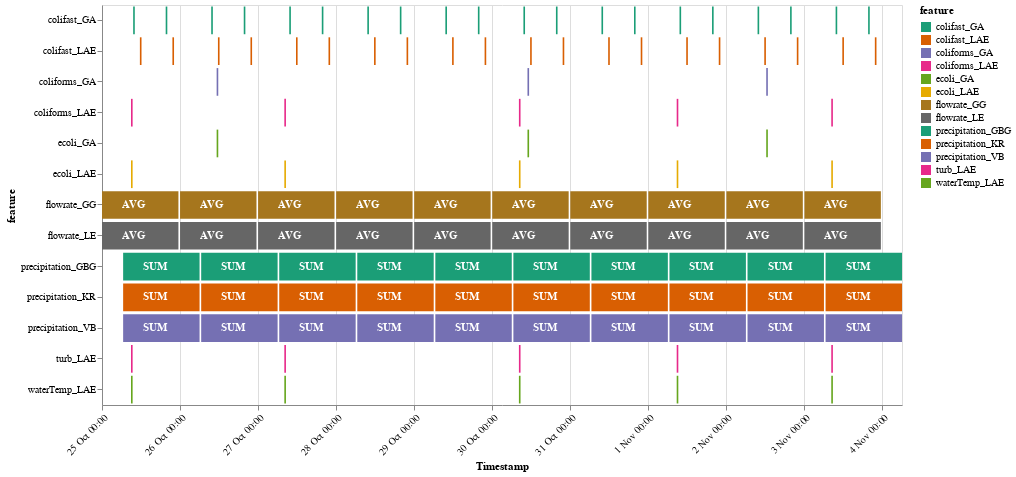

This figure's notebook cell:
### Code cell
alt.layer(bars, text)

### Figure 1 — Vega-Lite specification as saved in the notebook (floating-point values rounded to 4 significant figures)
{"config": {"view": {"continuousWidth": 400, "continuousHeight": 300}}, "layer": [{"mark": "bar", "encoding": {"color": {"type": "nominal", "field": "feature", "scale": {"scheme": "dark2"}}, "x": {"type": "temporal", "axis": {"format": "%_d %b %H:%M", "labelAngle": -45, "tickCount": 11, "title": "Timestamp", "values": ["2017-10-25T00:00:00", "2017-10-26T00:00:00", "2017-10-27T00:00:00", "2017-10-28T00:00:00", "2017-10-29T00:00:00", "2017-10-30T00:00:00", "2017-10-31T00:00:00", "2017-11-01T00:00:00", "2017-11-02T00:00:00", "2017-11-03T00:00:00", "2017-11-04T00:00:00"]}, "field": "from"}, "x2": {"field": "to"}, "y": {"type": "nominal", "field": "feature"}}, "height": 400, "width": 800}, {"mark": {"type": "text", "align": "left", "baseline": "middle", "color": "white", "dx": 20, "fontWeight": "bold"}, "encoding": {"text": {"type": "nominal", "field": "type"}, "x": {"type": "temporal", "field": "from"}, "y": {"type": "nominal", "field": "feature"}}}], "data": {"name": "data-c2e4ad335f5cda8366315fc82cb6fe1f"}, "$schema": "https://vega.github.io/schema/vega-lite/v4.8.1.json", "datasets": {"data-c2e4ad335f5cda8366315fc82cb6fe1f": [{"feature": "ecoli_LAE", "from": "2017-10-25T08:55:00", "to": "2017-10-25T09:25:00", "type": ""}, {"feature": "ecoli_LAE", "from": "2017-10-27T08:04:00", "to": "2017-10-27T08:34:00", "type": ""}, {"feature": "ecoli_LAE", "from": "2017-10-30T08:12:00", "to": "2017-10-30T08:42:00", "type": ""}, {"feature": "ecoli_LAE", "from": "2017-11-01T08:43:00", "to": "2017-11-01T09:13:00", "type": ""}, {"feature": "ecoli_LAE", "from": "2017-11-03T08:15:00", "to": "2017-11-03T08:45:00", "type": ""}, {"feature": "ecoli_GA", "from": "2017-10-26T11:15:00", "to": "2017-10-26T11:45:00", "type": ""}, {"feature": "ecoli_GA", "from": "2017-10-30T10:50:00", "to": "2017-10-30T11:20:00", "type": ""}, {"feature": "ecoli_GA", "from": "2017-11-02T12:15:00", "to": "2017-11-02T12:45:00", "type": ""}, {"feature": "colifast_LAE", "from": "2017-10-25T11:39:00", "to": "2017-10-25T12:09:00", "type": ""}, {"feature": "colifast_LAE", "from": "2017-10-25T21:39:00", "to": "2017-10-25T22:09:00", "type": ""}, {"feature": "colifast_LAE", "from": "2017-10-26T11:39:00", "to": "2017-10-26T12:09:00", "type": ""}, {"feature": "colifast_LAE", "from": "2017-10-26T21:39:00", "to": "2017-10-26T22:09:00", "type": ""}, {"feature": "colifast_LAE", "from": "2017-10-27T11:39:00", "to": "2017-10-27T12:09:00", "type": ""}, {"feature": "colifast_LAE", "from": "2017-10-27T21:39:00", "to": "2017-10-27T22:09:00", "type": ""}, {"feature": "colifast_LAE", "from": "2017-10-28T11:39:00", "to": "2017-10-28T12:09:00", "type": ""}, {"feature": "colifast_LAE", "from": "2017-10-28T21:39:00", "to": "2017-10-28T22:09:00", "type": ""}, {"feature": "colifast_LAE", "from": "2017-10-29T11:39:00", "to": "2017-10-29T12:09:00", "type": ""}, {"feature": "colifast_LAE", "from": "2017-10-29T21:39:00", "to": "2017-10-29T22:09:00", "type": ""}, {"feature": "colifast_LAE", "from": "2017-10-30T11:39:00", "to": "2017-10-30T12:09:00", "type": ""}, {"feature": "colifast_LAE", "from": "2017-10-30T21:39:00", "to": "2017-10-30T22:09:00", "type": ""}, {"feature": "colifast_LAE", "from": "2017-10-31T11:39:00", "to": "2017-10-31T12:09:00", "type": ""}, {"feature": "colifast_LAE", "from": "2017-10-31T21:39:00", "to": "2017-10-31T22:09:00", "type": ""}, {"feature": "colifast_LAE", "from": "2017-11-01T11:39:00", "to": "2017-11-01T12:09:00", "type": ""}, {"feature": "colifast_LAE", "from": "2017-11-01T21:39:00", "to": "2017-11-01T22:09:00", "type": ""}, {"feature": "colifast_LAE", "from": "2017-11-02T11:39:00", "to": "2017-11-02T12:09:00", "type": ""}, {"feature": "colifast_LAE", "from": "2017-11-02T21:39:00", "to": "2017-11-02T22:09:00", "type": ""}, {"feature": "colifast_LAE", "from": "2017-11-03T11:39:00", "to": "2017-11-03T12:09:00", "type": ""}, {"feature": "colifast_LAE", "from": "2017-11-03T21:39:00", "to": "2017-11-03T22:09:00", "type": ""}, {"feature": "colifast_GA", "from": "2017-10-25T09:35:00", "to": "2017-10-25T10:05:00", "type": ""}, {"feature": "colifast_GA", "from": "2017-10-25T19:35:00", "to": "2017-10-25T20:05:00", "type": ""}, {"feature": "colifast_GA", "from": "2017-10-26T09:35:00", "to": "2017-10-26T10:05:00", "type": ""}, {"feature": "colifast_GA", "from": "2017-10-26T19:35:00", "to": "2017-10-26T20:05:00", "type": ""}, {"feature": "colifast_GA", "from": "2017-10-27T09:35:00", "to": "2017-10-27T10:05:00", "type": ""}, {"feature": "colifast_GA", "from": "2017-10-27T19:35:00", "to": "2017-10-27T20:05:00", "type": ""}, {"feature": "colifast_GA", "from": "2017-10-28T09:35:00", "to": "2017-10-28T10:05:00", "type": ""}, {"feature": "colifast_GA", "from": "2017-10-28T19:35:00", "to": "2017-10-28T20:05:00", "type": ""}, {"feature": "colifast_GA", "from": "2017-10-29T09:35:00", "to": "2017-10-29T10:05:00", "type": ""}, {"feature": "colifast_GA", "from": "2017-10-29T19:35:00", "to": "2017-10-29T20:05:00", "type": ""}, {"feature": "colifast_GA", "from": "2017-10-30T09:35:00", "to": "2017-10-30T10:05:00", "type": ""}, {"feature": "colifast_GA", "from": "2017-10-30T19:35:00", "to": "2017-10-30T20:05:00", "type": ""}, {"feature": "colifast_GA", "from": "2017-10-31T09:35:00", "to": "2017-10-31T10:05:00", "type": ""}, {"feature": "colifast_GA", "from": "2017-10-31T19:35:00", "to": "2017-10-31T20:05:00", "type": ""}, {"feature": "colifast_GA", "from": "2017-11-01T09:35:00", "to": "2017-11-01T10:05:00", "type": ""}, {"feature": "colifast_GA", "from": "2017-11-01T19:35:00", "to": "2017-11-01T20:05:00", "type": ""}, {"feature": "colifast_GA", "from": "2017-11-02T09:35:00", "to": "2017-11-02T10:05:00", "type": ""}, {"feature": "colifast_GA", "from": "2017-11-02T19:35:00", "to": "2017-11-02T20:05:00", "type": ""}, {"feature": "colifast_GA", "from": "2017-11-03T09:35:00", "to": "2017-11-03T10:05:00", "type": ""}, {"feature": "colifast_GA", "from": "2017-11-03T19:35:00", "to": "2017-11-03T20:05:00", "type": ""}, {"feature": "precipitation_GBG", "from": "2017-10-25T06:30:00", "to": "2017-10-26T06:00:00", "type": "SUM"}, {"feature": "precipitation_GBG", "from": "2017-10-26T06:30:00", "to": "2017-10-27T06:00:00", "type": "SUM"}, {"feature": "precipitation_GBG", "from": "2017-10-27T06:30:00", "to": "2017-10-28T06:00:00", "type": "SUM"}, {"feature": "precipitation_GBG", "from": "2017-10-28T06:30:00", "to": "2017-10-29T06:00:00", "type": "SUM"}, {"feature": "precipitation_GBG", "from": "2017-10-29T06:30:00", "to": "2017-10-30T06:00:00", "type": "SUM"}, {"feature": "precipitation_GBG", "from": "2017-10-30T06:30:00", "to": "2017-10-31T06:00:00", "type": "SUM"}, {"feature": "precipitation_GBG", "from": "2017-10-31T06:30:00", "to": "2017-11-01T06:00:00", "type": "SUM"}, {"feature": "precipitation_GBG", "from": "2017-11-01T06:30:00", "to": "2017-11-02T06:00:00", "type": "SUM"}, {"feature": "precipitation_GBG", "from": "2017-11-02T06:30:00", "to": "2017-11-03T06:00:00", "type": "SUM"}, {"feature": "precipitation_GBG", "from": "2017-11-03T06:30:00", "to": "2017-11-04T06:00:00", "type": "SUM"}, {"feature": "precipitation_VB", "from": "2017-10-25T06:30:00", "to": "2017-10-26T06:00:00", "type": "SUM"}, {"feature": "precipitation_VB", "from": "2017-10-26T06:30:00", "to": "2017-10-27T06:00:00", "type": "SUM"}, {"feature": "precipitation_VB", "from": "2017-10-27T06:30:00", "to": "2017-10-28T06:00:00", "type": "SUM"}, {"feature": "precipitation_VB", "from": "2017-10-28T06:30:00", "to": "2017-10-29T06:00:00", "type": "SUM"}, {"feature": "precipitation_VB", "from": "2017-10-29T06:30:00", "to": "2017-10-30T06:00:00", "type": "SUM"}, {"feature": "precipitation_VB", "from": "2017-10-30T06:30:00", "to": "2017-10-31T06:00:00", "type": "SUM"}, {"feature": "precipitation_VB", "from": "2017-10-31T06:30:00", "to": "2017-11-01T06:00:00", "type": "SUM"}, {"feature": "precipitation_VB", "from": "2017-11-01T06:30:00", "to": "2017-11-02T06:00:00", "type": "SUM"}, {"feature": "precipitation_VB", "from": "2017-11-02T06:30:00", "to": "2017-11-03T06:00:00", "type": "SUM"}, {"feature": "precipitation_VB", "from": "2017-11-03T06:30:00", "to": "2017-11-04T06:00:00", "type": "SUM"}, {"feature": "precipitation_KR", "from": "2017-10-25T06:30:00", "to": "2017-10-26T06:00:00", "type": "SUM"}, {"feature": "precipitation_KR", "from": "2017-10-26T06:30:00", "to": "2017-10-27T06:00:00", "type": "SUM"}, {"feature": "precipitation_KR", "from": "2017-10-27T06:30:00", "to": "2017-10-28T06:00:00", "type": "SUM"}, {"feature": "precipitation_KR", "from": "2017-10-28T06:30:00", "to": "2017-10-29T06:00:00", "type": "SUM"}, {"feature": "precipitation_KR", "from": "2017-10-29T06:30:00", "to": "2017-10-30T06:00:00", "type": "SUM"}, {"feature": "precipitation_KR", "from": "2017-10-30T06:30:00", "to": "2017-10-31T06:00:00", "type": "SUM"}, {"feature": "precipitation_KR", "from": "2017-10-31T06:30:00", "to": "2017-11-01T06:00:00", "type": "SUM"}, {"feature": "precipitation_KR", "from": "2017-11-01T06:30:00", "to": "2017-11-02T06:00:00", "type": "SUM"}, {"feature": "precipitation_KR", "from": "2017-11-02T06:30:00", "to": "2017-11-03T06:00:00", "type": "SUM"}, {"feature": "precipitation_KR", "from": "2017-11-03T06:30:00", "to": "2017-11-04T06:00:00", "type": "SUM"}, {"feature": "waterTemp_LAE", "from": "2017-10-25T08:55:00", "to": "2017-10-25T09:25:00", "type": ""}, {"feature": "waterTemp_LAE", "from": "2017-10-27T08:04:00", "to": "2017-10-27T08:34:00", "type": ""}, {"feature": "waterTemp_LAE", "from": "2017-10-30T08:12:00", "to": "2017-10-30T08:42:00", "type": ""}, {"feature": "waterTemp_LAE", "from": "2017-11-01T08:43:00", "to": "2017-11-01T09:13:00", "type": ""}, {"feature": "waterTemp_LAE", "from": "2017-11-03T08:15:00", "to": "2017-11-03T08:45:00", "type": ""}, {"feature": "turb_LAE", "from": "2017-10-25T08:55:00", "to": "2017-10-25T09:25:00", "type": ""}, {"feature": "turb_LAE", "from": "2017-10-27T08:04:00", "to": "2017-10-27T08:34:00", "type": ""}, {"feature": "turb_LAE", "from": "2017-10-30T08:12:00", "to": "2017-10-30T08:42:00", "type": ""}, {"feature": "turb_LAE", "from": "2017-11-01T08:43:00", "to": "2017-11-01T09:13:00", "type": ""}, {"feature": "turb_LAE", "from": "2017-11-03T08:15:00", "to": "2017-11-03T08:45:00", "type": ""}, {"feature": "coliforms_LAE", "from": "2017-10-25T08:55:00", "to": "2017-10-25T09:25:00", "type": ""}, {"feature": "coliforms_LAE", "from": "2017-10-27T08:04:00", "to": "2017-10-27T08:34:00", "type": ""}, {"feature": "coliforms_LAE", "from": "2017-10-30T08:12:00", "to": "2017-10-30T08:42:00", "type": ""}, {"feature": "coliforms_LAE", "from": "2017-11-01T08:43:00", "to": "2017-11-01T09:13:00", "type": ""}, {"feature": "coliforms_LAE", "from": "2017-11-03T08:15:00", "to": "2017-11-03T08:45:00", "type": ""}, {"feature": "coliforms_GA", "from": "2017-10-26T11:15:00", "to": "2017-10-26T11:45:00", "type": ""}, {"feature": "coliforms_GA", "from": "2017-10-30T10:50:00", "to": "2017-10-30T11:20:00", "type": ""}, {"feature": "coliforms_GA", "from": "2017-11-02T12:15:00", "to": "2017-11-02T12:45:00", "type": ""}, {"feature": "flowrate_LE", "from": "2017-10-25T00:00:00", "to": "2017-10-25T23:30:00", "type": "AVG"}, {"feature": "flowrate_LE", "from": "2017-10-26T00:00:00", "to": "2017-10-26T23:30:00", "type": "AVG"}, {"feature": "flowrate_LE", "from": "2017-10-27T00:00:00", "to": "2017-10-27T23:30:00", "type": "AVG"}, {"feature": "flowrate_LE", "from": "2017-10-28T00:00:00", "to": "2017-10-28T23:30:00", "type": "AVG"}, {"feature": "flowrate_LE", "from": "2017-10-29T00:00:00", "to": "2017-10-29T23:30:00", "type": "AVG"}, {"feature": "flowrate_LE", "from": "2017-10-30T00:00:00", "to": "2017-10-30T23:30:00", "type": "AVG"}, {"feature": "flowrate_LE", "from": "2017-10-31T00:00:00", "to": "2017-10-31T23:30:00", "type": "AVG"}, {"feature": "flowrate_LE", "from": "2017-11-01T00:00:00", "to": "2017-11-01T23:30:00", "type": "AVG"}, {"feature": "flowrate_LE", "from": "2017-11-02T00:00:00", "to": "2017-11-02T23:30:00", "type": "AVG"}, {"feature": "flowrate_LE", "from": "2017-11-03T00:00:00", "to": "2017-11-03T23:30:00", "type": "AVG"}, {"feature": "flowrate_GG", "from": "2017-10-25T00:00:00", "to": "2017-10-25T23:30:00", "type": "AVG"}, {"feature": "flowrate_GG", "from": "2017-10-26T00:00:00", "to": "2017-10-26T23:30:00", "type": "AVG"}, {"feature": "flowrate_GG", "from": "2017-10-27T00:00:00", "to": "2017-10-27T23:30:00", "type": "AVG"}, {"feature": "flowrate_GG", "from": "2017-10-28T00:00:00", "to": "2017-10-28T23:30:00", "type": "AVG"}, {"feature": "flowrate_GG", "from": "2017-10-29T00:00:00", "to": "2017-10-29T23:30:00", "type": "AVG"}, {"feature": "flowrate_GG", "from": "2017-10-30T00:00:00", "to": "2017-10-30T23:30:00", "type": "AVG"}, {"feature": "flowrate_GG", "from": "2017-10-31T00:00:00", "to": "2017-10-31T23:30:00", "type": "AVG"}, {"feature": "flowrate_GG", "from": "2017-11-01T00:00:00", "to": "2017-11-01T23:30:00", "type": "AVG"}, {"feature": "flowrate_GG", "from": "2017-11-02T00:00:00", "to": "2017-11-02T23:30:00", "type": "AVG"}, {"feature": "flowrate_GG", "from": "2017-11-03T00:00:00", "to": "2017-11-03T23:30:00", "type": "AVG"}]}}
